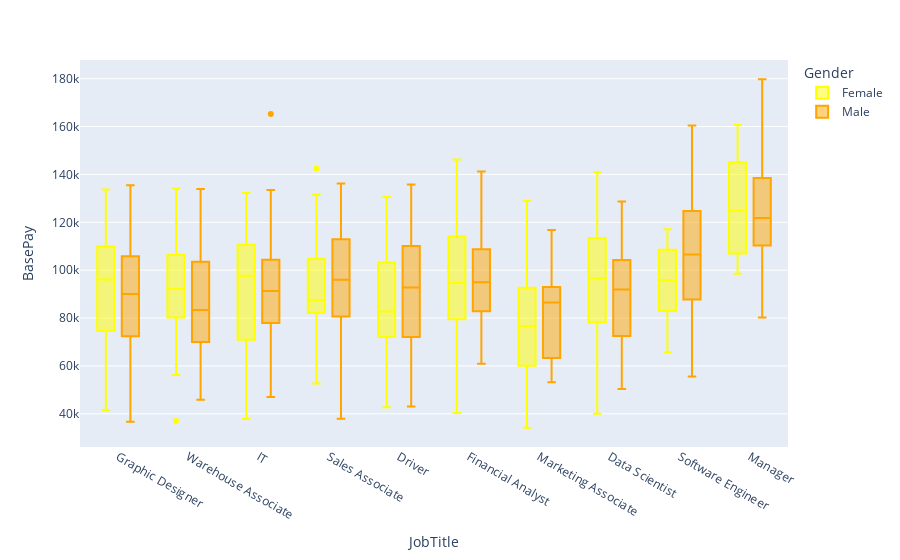

Notebook code for this chart:
### Markdown cell above
With the help of this fig. we can see the max, median , min, q1 and q2 values of some specific fields like(Graphiac Designer, IT, Data Scientist)

### Code cell
px.box(df,x="JobTitle", y = "BasePay", color='Gender', color_discrete_sequence=['Yellow','Orange'])

### Figure 1 — Plotly figure (JSON) as saved in the notebook; plotly's stock layout.template omitted (floating-point values rounded to 4 significant figures; data arrays with more than 128 entries replaced by an {"elided": "..."} marker saying what was removed)
{"data": [{"alignmentgroup": "True", "hovertemplate": "Gender=Female<br>JobTitle=%{x}<br>BasePay=%{y}<extra></extra>", "legendgroup": "Female", "marker": {"color": "Yellow"}, "name": "Female", "notched": false, "offsetgroup": "Female", "orientation": "v", "showlegend": true, "type": "box", "x": {"elided": "468 str values"}, "x0": " ", "xaxis": "x", "y": {"elided": "468 int values"}, "y0": " ", "yaxis": "y"}, {"alignmentgroup": "True", "hovertemplate": "Gender=Male<br>JobTitle=%{x}<br>BasePay=%{y}<extra></extra>", "legendgroup": "Male", "marker": {"color": "Orange"}, "name": "Male", "notched": false, "offsetgroup": "Male", "orientation": "v", "showlegend": true, "type": "box", "x": {"elided": "532 str values"}, "x0": " ", "xaxis": "x", "y": {"elided": "532 int values"}, "y0": " ", "yaxis": "y"}], "layout": {"boxmode": "group", "legend": {"title": {"text": "Gender"}, "tracegroupgap": 0}, "margin": {"t": 60}, "xaxis": {"anchor": "y", "domain": [0, 1], "title": {"text": "JobTitle"}}, "yaxis": {"anchor": "x", "domain": [0, 1], "title": {"text": "BasePay"}}}}
